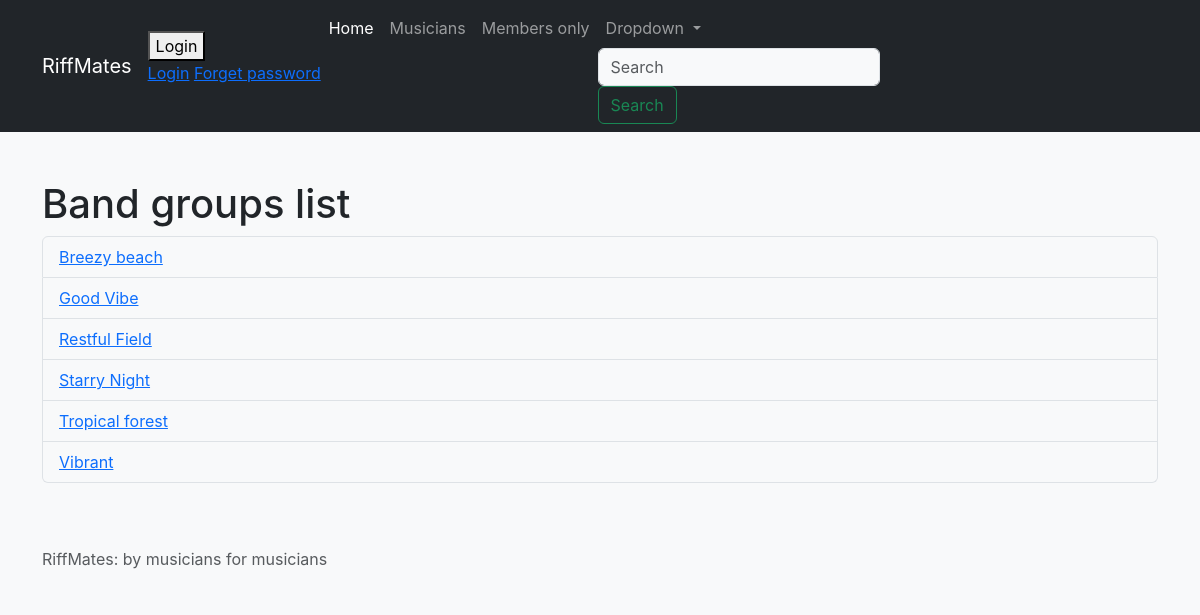
Page /bands/bandgroups_list/ on the earlier database version.
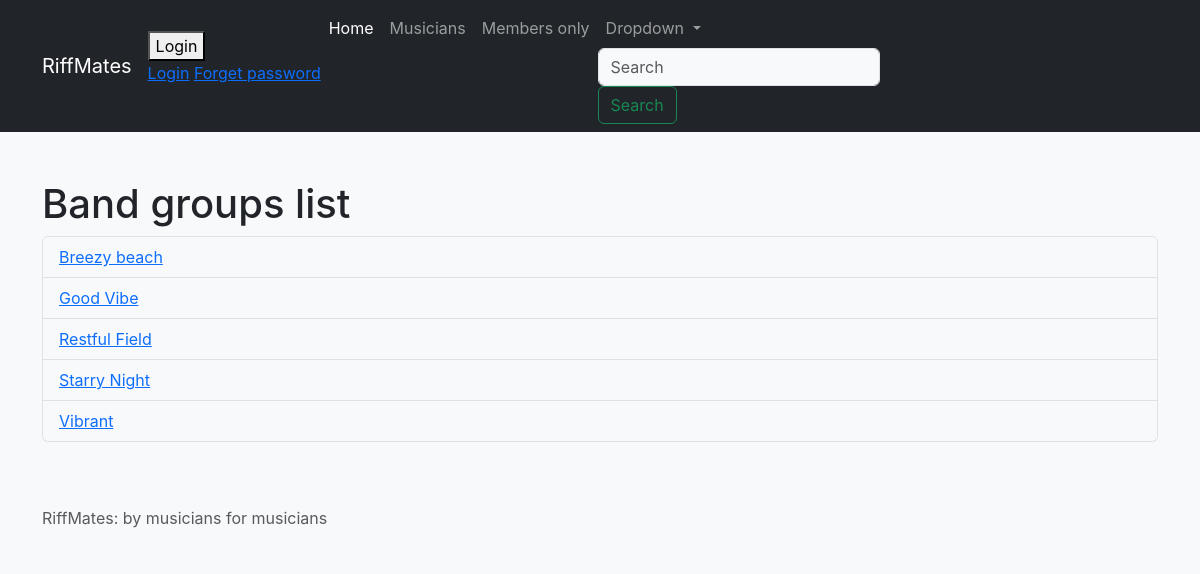
Same page on the later database version.
### bands/models.py (models this page shows, shortened)
class BandGroup(models.Model):
    id = models.SmallAutoField(primary_key=True)
    name = models.CharField(max_length=20, default="Band Group", verbose_name="Band group")
    members = models.ManyToManyField(to="bands.Musician", verbose_name="Members")
    class Meta:
        ordering = ["name"]

### bands/views.py (the view)
def bandgroups_list(request):
    all_bandgroups = BandGroup.objects.all().order_by("name")
    items_per_page = page_util._get_items_per_page(request)
    paginator = Paginator(all_bandgroups, items_per_page)
    page_num = page_util._get_page_num(request, paginator)
    page = paginator.page(page_num)
    data.update({
        'title': 'Band groups list',
        'bandgroups': page.object_list,
        'page': page,
    })
    return render(request=request,
                  template_name="bandgroups_list.html",
                  context=data)

### home/page_util.py (called while the page is built)
def _get_items_per_page(request):
    max_items_per_page = 20
    default_items_per_page = 10
    items_per_page = \
        int(request.GET.get('items_per_page', default_items_per_page))
    if items_per_page < 1:
        items_per_page = default_items_per_page
    if items_per_page > max_items_per_page:
        items_per_page = max_items_per_page
    return items_per_page

def _get_page_num(request, paginator):
    page_num = int(request.GET.get("page", 1))
    if page_num < 1:
        page_num = 1
    elif page_num > paginator.num_pages:
        page_num = paginator.num_pages
    return page_num

### templates/bandgroups_list.html (shortened to what this page needs)
{% extends "base.html" %}
{% block content %}
    <h1>Band groups list</h1>
    <ul class="list-group">
        {% for group in bandgroups %}
            <li class="list-group-item">
                <a href={% url 'bandgroup_detail' group.id %}>
                    {{ group.name }}
            </li>
        {% empty %}
        <li>No band groups in the site</li>
        {% endfor %}
    </ul>
{% endblock content %}

Differences in the rows shown:
removed BandGroup: name "Tropical forest"
